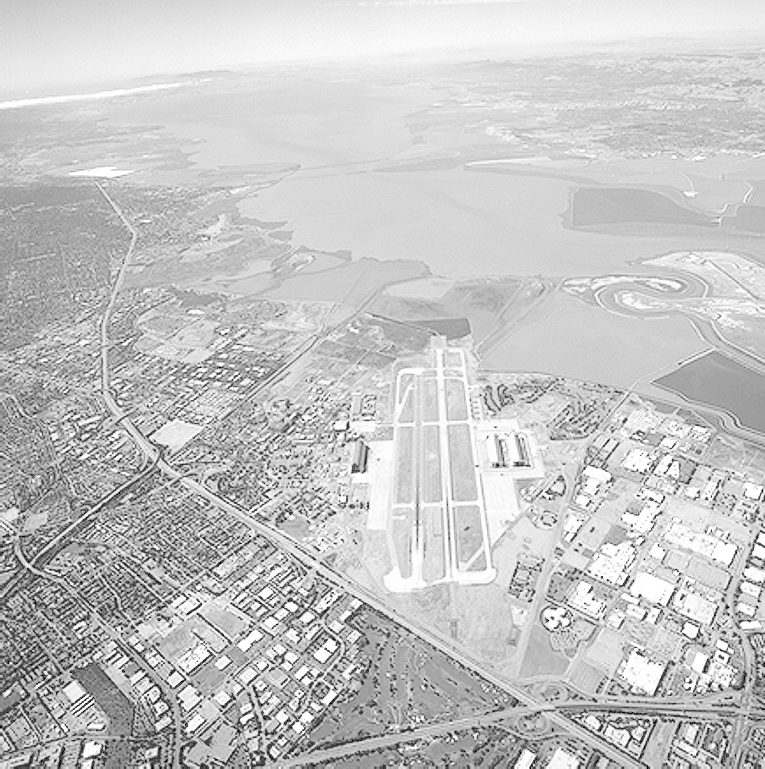
#> input picture images/sanbay.tif, 765 x 769 px, found by its file name
$ python gamma_transform.py
#> lines starting #> are read from the running program, lines starting #| are printed output that depends on the picture
import cv2 as cv
import matplotlib.pyplot as plt

def gammaTransform(c, img, gamma):
    return float(c) * pow(img, gamma)

def showGammaTransform():
    fig = plt.figure(figsize=(12, 6))
    (ax1, ax2), (ax3, ax4) = fig.subplots(2, 2)

    im1 = cv.imread('./images/sanbay.tif', 0)
#> im1 is the input picture: shape (769, 765); min 0, max 255, mean 197.1
    ax1.imshow(im1, cmap = 'gray')
    ax1.set_title('Original Image')

    im2 = gammaTransform(1.0, im1, 3.0)
#> in gammaTransform, `return float(c) * pow(img, gamma)`:
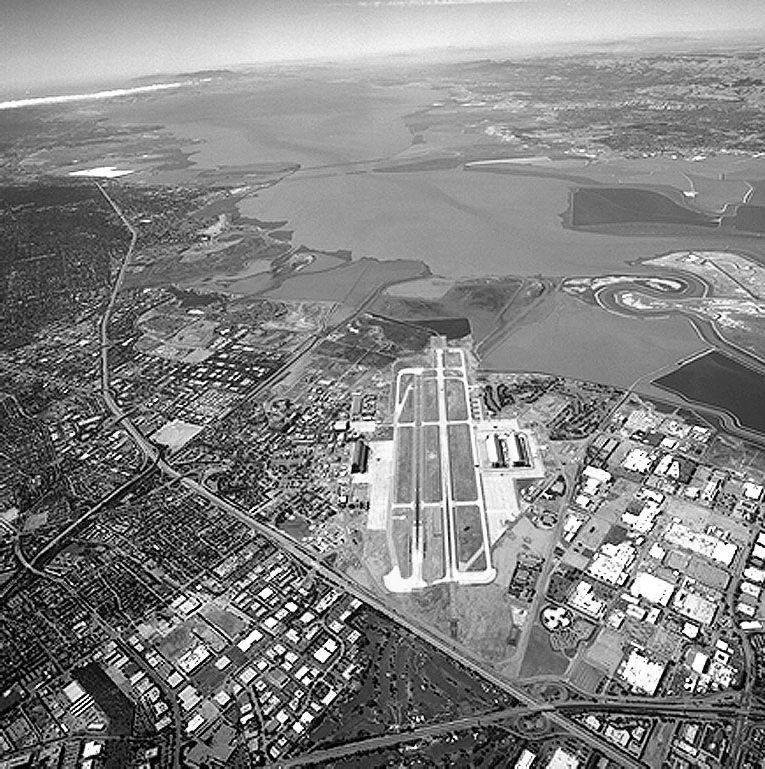
#> returned value: shape (769, 765) float64; min 0, max 16581375, mean 8547341.1; drawn with min black and max white
    ax2.imshow(im2, cmap='gray')
    ax2.set_title('Gamma = 3')

    im3 = gammaTransform(1.0, im1, 4.0)
#> call 2 of gammaTransform, with c = 1, gamma = 4
#> in gammaTransform (call 2), `return float(c) * pow(img, gamma)`:
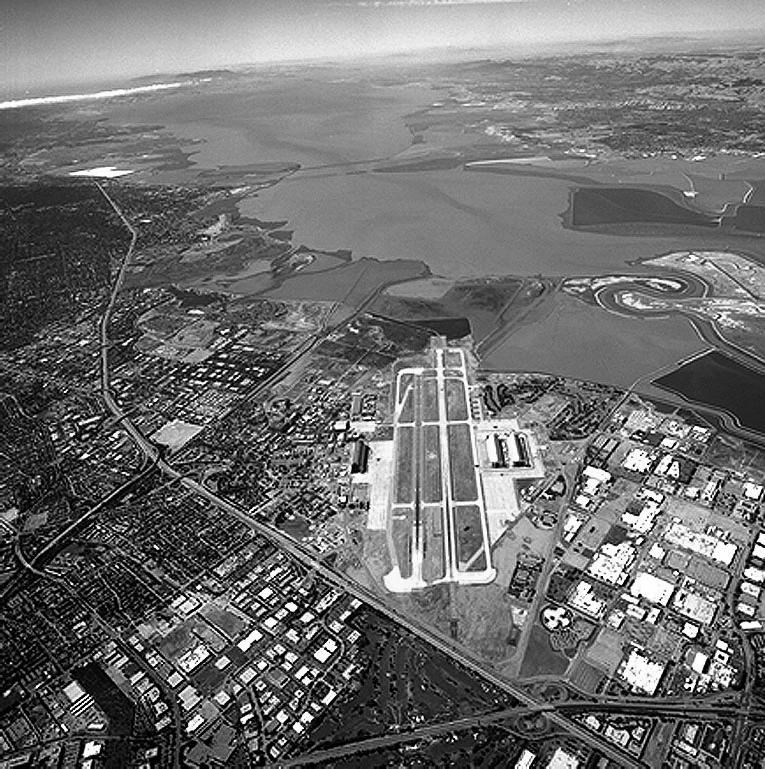
#> returned value: shape (769, 765) float64; min 0, max 4.23e+09, mean 1.84e+09; drawn with min black and max white
    ax3.imshow(im3, cmap='gray')
    ax3.set_title('Gamma = 4')

    im4 = gammaTransform(1.0, im1, 5.0)
#> call 3 of gammaTransform, with c = 1, gamma = 5
#> in gammaTransform (call 3), `return float(c) * pow(img, gamma)`:
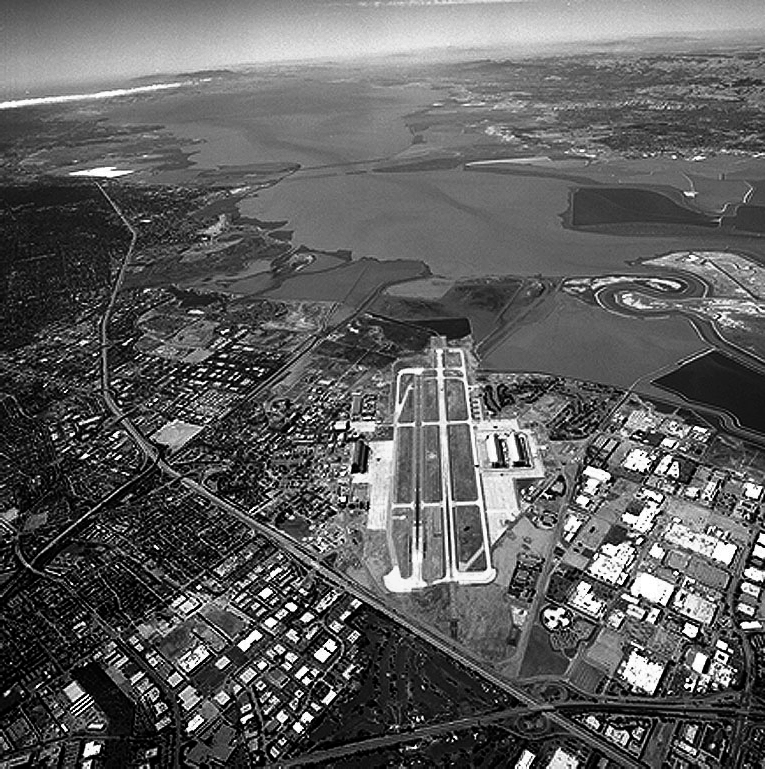
#> returned value: shape (769, 765) float64; min 0, max 1.08e+12, mean 4e+11; drawn with min black and max white
    ax4.imshow(im4, cmap='gray')
    ax4.set_title('Gamma = 5')

    plt.show()
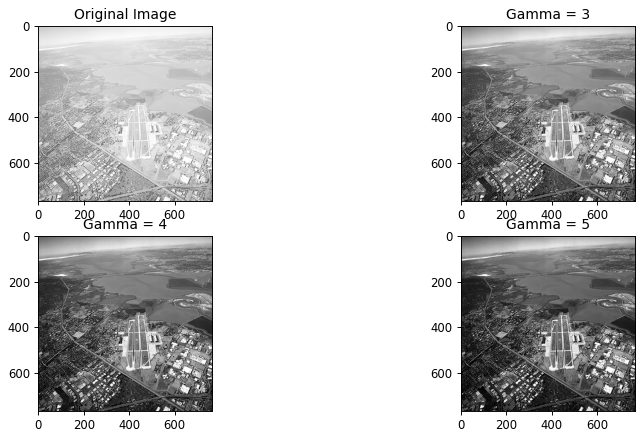
#> figure drawn by matplotlib, 4 panels

if __name__ == '__main__':
    showGammaTransform()

$ run again, with images/Anh_nhieu_de_loc_Trung_binh.tif copied over images/sanbay.tif
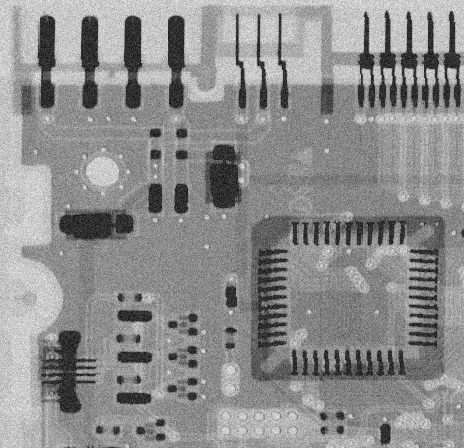
#> input picture images/Anh_nhieu_de_loc_Trung_binh.tif, 464 x 448 px, found by its file name
#> in showGammaTransform, im1 is the input picture: shape (448, 464); min 0, max 255, mean 141.7
#> in gammaTransform (call 3), `return float(c) * pow(img, gamma)`:
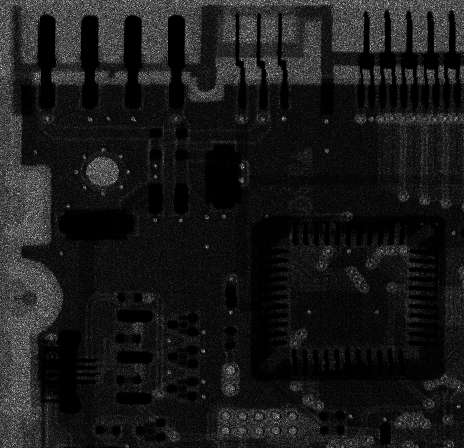
#> returned value: shape (448, 464) float64; min 0, max 1.08e+12, mean 1.1e+11; drawn with min black and max white
#> in showGammaTransform, `plt.show()`:
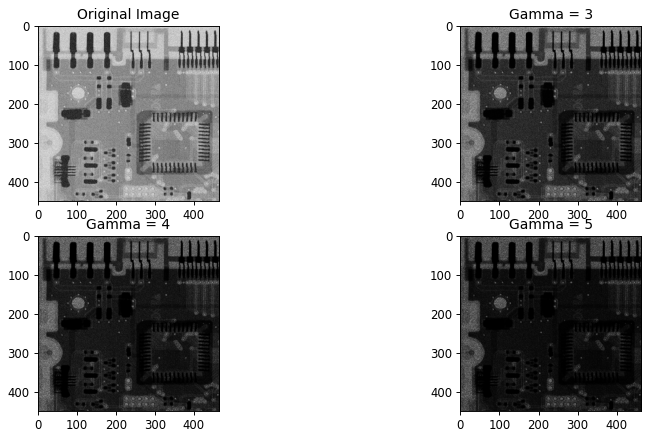
#> figure drawn by matplotlib, 4 panels
